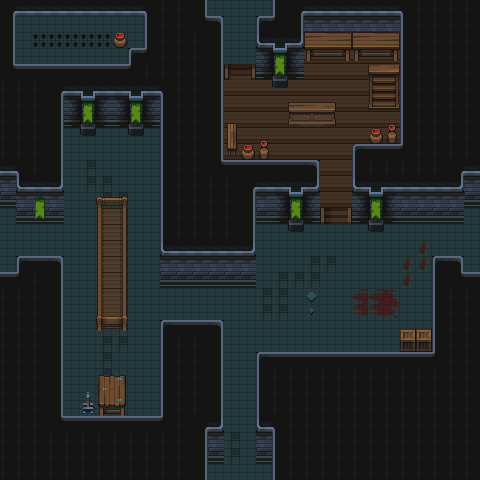

This is a level from a 2D game, rendered from its Tiled map with the project's own tilesets. A one-line summary and the complete map file follow:
An orthogonal 30x30 tile map with 16x16 px tiles, 3 tile layers (floor, wall, object), 2 tilesets.

<map version="1.10" tiledversion="1.10.1" orientation="orthogonal" renderorder="right-down" width="30" height="30" tilewidth="16" tileheight="16" infinite="0" nextlayerid="9" nextobjectid="1">
 <tileset firstgid="1" source="Tiles.tsx" />
 <tileset firstgid="626" source="Props.tsx" />
 <layer id="6" name="floor" width="30" height="30">
  <data encoding="csv">
0,0,0,0,0,0,0,0,0,0,0,0,0,31,31,31,31,0,0,0,0,0,0,0,0,0,0,0,0,0,
0,31,31,31,31,31,31,31,31,0,0,0,0,0,31,31,0,0,0,0,0,0,0,0,0,0,0,0,0,0,
0,31,255,255,255,255,255,31,31,0,0,0,0,0,31,31,0,0,0,0,0,0,0,0,0,0,0,0,0,0,
0,31,31,31,31,31,31,31,0,0,0,0,0,0,31,31,0,0,0,66,66,66,66,66,66,0,0,0,0,0,
0,0,0,0,0,0,0,0,0,0,0,0,0,0,31,31,0,0,0,66,66,66,66,66,66,0,0,0,0,0,
0,0,0,0,0,0,0,0,0,0,0,0,0,0,66,66,66,66,66,66,66,66,66,66,66,0,0,0,0,0,
0,0,0,0,0,0,0,0,0,0,0,0,0,0,66,66,66,66,66,66,66,66,66,66,66,0,0,0,0,0,
0,0,0,0,0,0,0,0,0,0,0,0,0,0,66,66,66,66,66,66,66,66,66,66,66,0,0,0,0,0,
0,0,0,0,31,31,31,31,31,31,0,0,0,0,66,66,66,66,66,66,66,66,66,66,66,0,0,0,0,0,
0,0,0,0,31,31,31,31,31,31,0,0,0,0,66,66,66,66,66,66,66,66,66,66,0,0,0,0,0,0,
0,0,0,0,31,81,31,31,31,31,0,0,0,0,0,0,0,0,0,0,91,91,0,0,0,0,0,0,0,0,
0,0,0,0,31,81,81,31,31,31,0,0,0,0,0,0,0,0,0,0,91,91,0,0,0,0,0,0,0,0,
0,0,0,0,31,31,81,81,31,31,0,0,0,0,0,0,0,0,0,0,91,91,0,0,0,0,0,0,0,0,
31,0,0,0,31,31,31,81,31,31,0,0,0,0,0,0,0,0,0,0,31,31,0,0,0,0,0,0,0,31,
31,31,31,31,31,31,31,81,31,31,0,0,0,0,0,0,31,31,31,31,31,31,31,31,31,31,31,31,31,31,
31,31,31,31,31,31,31,81,31,31,0,0,0,0,0,0,31,31,31,31,31,31,31,31,31,31,286,31,31,31,
31,0,0,0,31,31,31,81,31,31,0,0,0,0,0,0,31,31,31,81,81,31,31,31,31,286,286,0,0,31,
0,0,0,0,31,31,31,81,31,31,0,0,0,0,0,0,31,81,81,81,31,31,31,31,31,286,31,0,0,0,
0,0,0,0,31,31,31,81,31,31,31,31,31,31,31,31,81,81,31,31,31,31,309,309,310,31,31,0,0,0,
0,0,0,0,31,31,31,81,31,31,31,31,31,31,31,31,81,81,31,31,31,31,334,334,335,31,31,0,0,0,
0,0,0,0,31,31,31,81,31,31,0,0,0,0,31,31,31,31,31,31,31,31,31,31,31,31,31,0,0,0,
0,0,0,0,31,31,81,81,31,31,0,0,0,0,31,31,31,31,31,31,31,31,31,31,31,31,31,0,0,0,
0,0,0,0,31,31,81,31,31,31,0,0,0,0,31,31,0,0,0,0,0,0,0,0,0,0,0,0,0,0,
0,0,0,0,31,31,81,31,31,31,0,0,0,0,31,31,0,0,0,0,0,0,0,0,0,0,0,0,0,0,
0,0,0,0,31,31,31,31,31,31,0,0,0,0,31,31,0,0,0,0,0,0,0,0,0,0,0,0,0,0,
0,0,0,0,31,31,31,31,31,31,0,0,0,0,31,31,0,0,0,0,0,0,0,0,0,0,0,0,0,0,
0,0,0,0,0,0,0,0,0,0,0,0,0,0,31,31,0,0,0,0,0,0,0,0,0,0,0,0,0,0,
0,0,0,0,0,0,0,0,0,0,0,0,0,0,81,31,0,0,0,0,0,0,0,0,0,0,0,0,0,0,
0,0,0,0,0,0,0,0,0,0,0,0,0,0,81,31,0,0,0,0,0,0,0,0,0,0,0,0,0,0,
0,0,0,0,0,0,0,0,0,0,0,0,0,31,31,31,31,0,0,0,0,0,0,0,0,0,0,0,0,0
</data>
 </layer>
 <layer id="3" name="wall" width="30" height="30">
  <data encoding="csv">
104,102,102,102,102,102,102,102,102,105,211,211,129,0,0,0,0,130,104,2,2,2,2,2,2,105,211,211,211,211,
129,0,0,0,0,0,0,0,0,130,211,211,154,78,0,0,76,155,129,27,27,27,27,27,27,130,211,211,211,211,
129,0,0,0,0,0,0,0,0,130,211,211,211,129,0,0,101,4,103,52,52,52,52,52,52,130,211,211,211,211,
129,0,0,0,0,0,0,0,76,155,211,211,211,129,0,0,27,29,27,0,0,0,0,0,0,130,211,211,211,211,
154,77,77,77,77,77,77,77,155,211,211,211,211,129,0,0,52,54,52,0,0,0,0,0,0,130,211,211,211,211,
211,211,211,104,2,4,2,2,4,2,105,211,211,129,0,0,0,79,0,0,0,0,0,0,0,130,211,211,211,211,
211,211,211,129,27,29,27,27,29,27,130,211,211,129,0,0,0,0,0,0,0,0,0,0,0,130,211,211,211,211,
211,211,211,129,52,54,52,52,54,52,130,211,211,129,0,0,0,0,0,0,0,0,0,0,0,130,211,211,211,211,
211,211,211,129,0,79,0,0,79,0,130,211,211,129,0,0,0,0,0,0,0,0,0,0,0,130,211,211,211,211,
211,211,211,129,0,0,0,0,0,0,130,211,211,129,0,0,0,0,0,0,0,0,76,77,77,155,211,211,211,211,
2,105,211,129,0,0,0,0,0,0,130,211,211,154,77,77,77,77,77,78,0,0,130,211,211,211,211,211,104,2,
27,101,2,103,0,0,0,0,0,0,130,211,211,211,211,104,2,2,4,103,0,0,101,4,2,2,2,2,103,27,
52,27,27,27,0,0,0,0,0,0,130,211,211,211,211,129,27,27,29,27,0,0,27,29,27,27,27,27,27,52,
0,52,52,52,0,0,0,0,0,0,130,211,211,211,211,129,52,52,54,52,0,0,52,54,52,52,52,52,52,0,
0,0,0,0,0,0,0,0,0,0,130,211,211,211,211,129,0,0,79,0,0,0,0,79,0,0,0,0,0,0,
0,0,0,0,0,0,0,0,0,0,101,2,2,2,2,103,0,0,0,0,0,0,0,0,0,0,0,0,0,0,
0,76,77,78,0,0,0,0,0,0,27,27,27,27,27,27,0,0,0,0,0,0,0,0,0,0,0,76,78,0,
77,155,211,129,0,0,0,0,0,0,52,52,52,52,52,52,0,0,0,0,0,0,0,0,0,0,0,130,154,77,
211,211,211,129,0,0,0,0,0,0,0,0,0,0,0,0,0,0,0,0,0,0,0,0,0,0,0,130,211,211,
211,211,211,129,0,0,0,0,0,0,0,0,0,0,0,0,0,0,0,0,0,0,0,0,0,0,0,130,211,211,
211,211,211,129,0,0,0,0,0,0,76,77,77,78,0,0,0,0,0,0,0,0,0,0,0,0,0,130,211,211,
211,211,211,129,0,0,0,0,0,0,130,211,211,129,0,0,0,0,0,0,0,0,0,0,0,0,0,130,211,211,
211,211,211,129,0,0,0,0,0,0,130,211,211,129,0,0,76,77,77,77,77,77,77,77,77,77,77,155,211,211,
211,211,211,129,0,0,0,0,0,0,130,211,211,129,0,0,130,211,211,211,211,211,211,211,211,211,211,211,211,211,
211,211,211,129,0,0,0,0,0,0,130,211,211,129,0,0,130,211,211,211,211,211,211,211,211,211,211,211,211,211,
211,211,211,129,0,0,0,0,0,0,130,211,211,129,0,0,130,211,211,211,211,211,211,211,211,211,211,211,211,211,
211,211,211,154,77,77,77,77,77,77,155,211,104,103,0,0,101,105,211,211,211,211,211,211,211,211,211,211,211,211,
211,211,211,211,211,211,211,211,211,211,211,211,129,27,0,0,27,130,211,211,211,211,211,211,211,211,211,211,211,211,
211,211,211,211,211,211,211,211,211,211,211,211,129,52,0,0,52,130,211,211,211,211,211,211,211,211,211,211,211,211,
211,211,211,211,211,211,211,211,211,211,211,211,129,0,0,0,0,130,211,211,211,211,211,211,211,211,211,211,211,211
</data>
 </layer>
 <layer id="8" name="object" width="30" height="30">
  <data encoding="csv">
0,0,0,0,0,0,0,0,0,0,0,0,0,0,0,0,0,0,0,0,0,0,0,0,0,0,0,0,0,0,
0,0,0,0,0,0,0,982,0,0,0,0,0,0,0,0,0,0,0,0,0,0,0,0,0,0,0,0,0,0,
0,0,0,0,0,0,0,1007,0,0,0,0,0,0,0,0,0,0,0,763,764,765,763,764,765,0,0,0,0,0,
0,0,0,0,0,0,0,0,0,0,0,0,0,0,0,0,28,928,26,788,789,790,788,789,790,0,0,0,0,0,
0,0,0,0,0,0,0,0,0,0,0,0,0,0,171,172,53,953,51,0,0,0,0,686,687,0,0,0,0,0,
0,0,0,0,0,0,0,0,0,0,0,0,0,0,0,0,0,0,0,0,0,0,0,711,712,0,0,0,0,0,
0,0,0,0,28,928,26,28,928,26,0,0,0,0,0,0,0,0,884,885,886,0,0,736,737,0,0,0,0,0,
0,0,0,0,53,953,51,53,953,51,0,0,0,0,733,0,0,0,909,910,911,0,0,982,983,0,0,0,0,0,
0,0,0,0,0,0,0,0,0,0,0,0,0,0,758,982,983,0,0,0,0,0,0,1007,1008,0,0,0,0,0,
0,0,0,0,0,0,0,0,0,0,0,0,0,0,783,1007,1008,0,0,0,0,0,0,0,0,0,0,0,0,0,
0,0,0,0,0,0,0,0,0,0,0,0,0,0,0,0,0,0,0,0,91,91,0,0,0,0,0,0,0,0,
0,0,0,0,0,0,0,0,0,0,0,0,0,0,0,0,0,3,0,0,91,91,0,0,1,0,0,0,0,0,
0,0,928,0,0,0,784,785,0,0,0,0,0,0,0,0,0,28,928,26,91,91,28,928,26,0,0,0,0,0,
0,0,953,0,0,0,809,810,0,0,0,0,0,0,0,0,0,53,953,51,121,122,53,953,51,0,0,0,0,0,
0,0,0,0,0,0,809,810,0,0,0,0,0,0,0,0,0,0,0,0,0,0,0,0,0,0,0,0,0,0,
0,0,0,0,0,0,809,810,0,0,0,0,0,0,0,0,0,0,0,0,0,0,0,0,0,0,0,0,0,0,
0,0,0,0,0,0,809,810,0,0,0,0,0,0,0,0,0,0,0,0,0,0,0,0,0,0,0,0,0,0,
0,0,0,0,0,0,809,810,0,0,0,0,0,0,0,0,0,0,0,0,0,0,0,0,0,0,0,0,0,0,
0,0,0,0,0,0,809,810,0,0,0,0,0,0,0,0,0,0,0,858,0,0,0,0,0,0,0,0,0,0,
0,0,0,0,0,0,834,835,0,0,0,0,0,0,0,0,0,0,0,883,0,0,0,0,0,0,0,0,0,0,
0,0,0,0,0,0,859,860,0,0,0,0,0,0,0,0,0,0,0,0,0,0,0,0,0,626,626,0,0,0,
0,0,0,0,0,0,0,0,0,0,0,0,0,0,0,0,0,0,0,0,0,0,0,0,0,651,651,0,0,0,
0,0,0,0,0,0,0,0,0,0,0,0,0,0,0,0,0,0,0,0,0,0,0,0,0,0,0,0,0,0,
0,0,0,0,0,0,680,681,0,0,0,0,0,0,0,0,0,0,0,0,0,0,0,0,0,0,0,0,0,0,
0,0,0,0,0,752,705,706,0,0,0,0,0,0,0,0,0,0,0,0,0,0,0,0,0,0,0,0,0,0,
0,0,0,0,0,777,730,731,0,0,0,0,0,0,0,0,0,0,0,0,0,0,0,0,0,0,0,0,0,0,
0,0,0,0,0,0,0,0,0,0,0,0,0,0,0,0,0,0,0,0,0,0,0,0,0,0,0,0,0,0,
0,0,0,0,0,0,0,0,0,0,0,0,0,0,0,0,0,0,0,0,0,0,0,0,0,0,0,0,0,0,
0,0,0,0,0,0,0,0,0,0,0,0,0,0,0,0,0,0,0,0,0,0,0,0,0,0,0,0,0,0,
0,0,0,0,0,0,0,0,0,0,0,0,0,0,0,0,0,0,0,0,0,0,0,0,0,0,0,0,0,0
</data>
 </layer>
</map>
